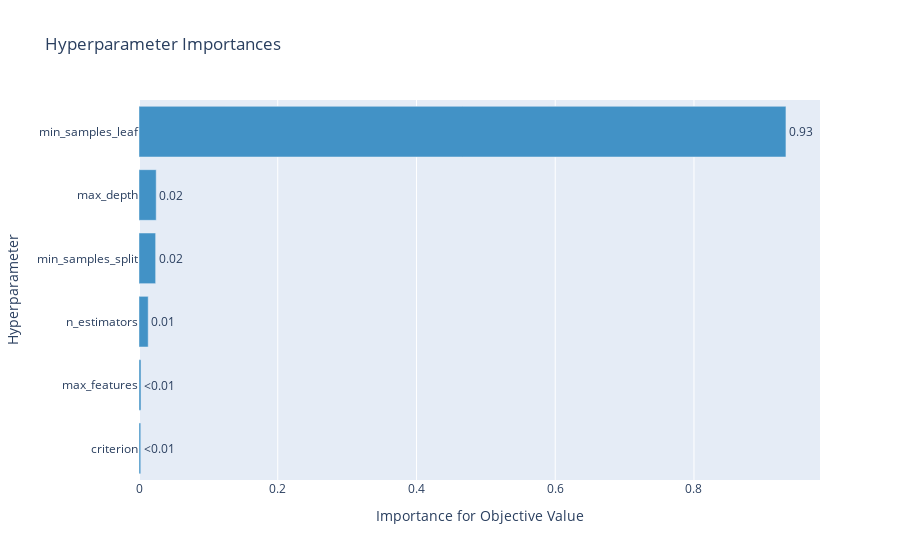

Notebook source saved alongside this figure:
### Code cell
optuna.visualization.plot_param_importances(study)

### Figure 1 — Plotly figure (JSON) as saved in the notebook; plotly's stock layout.template omitted (floating-point values rounded to 4 significant figures)
{"data": [{"cliponaxis": false, "hovertemplate": ["criterion (CategoricalDistribution): 0.00253405634228033<extra></extra>", "max_features (CategoricalDistribution): 0.00285940382567803<extra></extra>", "n_estimators (IntDistribution): 0.01324245364986039<extra></extra>", "min_samples_split (IntDistribution): 0.023988030695080792<extra></extra>", "max_depth (IntDistribution): 0.024794502465275075<extra></extra>", "min_samples_leaf (IntDistribution): 0.9325815530218253<extra></extra>"], "marker": {"color": "rgb(66,146,198)"}, "orientation": "h", "text": ["<0.01", "<0.01", "0.01", "0.02", "0.02", "0.93"], "textposition": "outside", "type": "bar", "x": [0.002534, 0.002859, 0.01324, 0.02399, 0.02479, 0.9326], "y": ["criterion", "max_features", "n_estimators", "min_samples_split", "max_depth", "min_samples_leaf"]}], "layout": {"showlegend": false, "title": {"text": "Hyperparameter Importances"}, "xaxis": {"title": {"text": "Importance for Objective Value"}}, "yaxis": {"title": {"text": "Hyperparameter"}}}}
